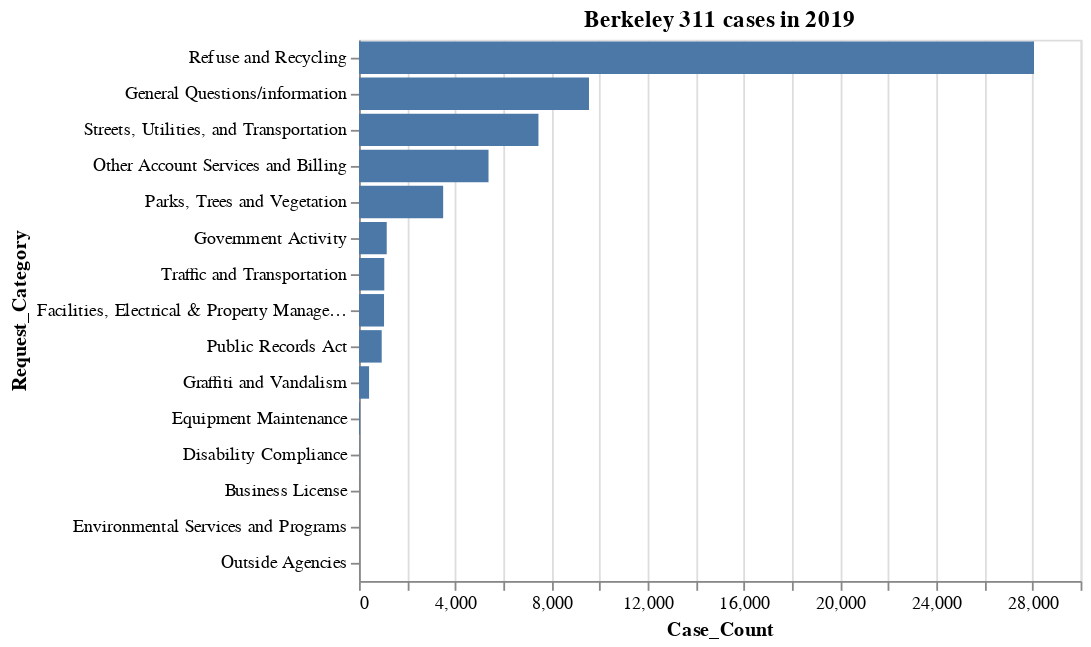

Notebook cell for this chart:
### Markdown cell above
Annoyingly, this doesn't sort the chart in descending order, which I prefer. This is the code to do, it's a little more complicated:

```python
alt.Chart(category_counts_2019).mark_bar().encode(
    x='Case_Count',
    y=alt.Y('Request_Category', sort='-x')
).properties(
    title='Berkeley 311 cases in 2019'
)
```

Basically, you have to create a custom Y encoding with the format: `alt.Y('column_name', sort='-x')`. `-x` means the inverse of the x-axis, in this case. This is not intuitive, I think — it's just something you'd have to look up in the documentation.

### Code cell
alt.Chart(category_counts_2019).mark_bar().encode(
    x='Case_Count',
    y=alt.Y('Request_Category', sort='-x')
).properties(
    title='Berkeley 311 cases in 2019'
)

### Figure 1 — Vega-Lite specification as saved in the notebook (floating-point values rounded to 4 significant figures)
{"config": {"view": {"continuousWidth": 400, "continuousHeight": 300}}, "data": {"name": "data-270c65ce761b25b7cfd0183c27bb3d98"}, "mark": "bar", "encoding": {"x": {"type": "quantitative", "field": "Case_Count"}, "y": {"type": "nominal", "field": "Request_Category", "sort": "-x"}}, "title": "Berkeley 311 cases in 2019", "$schema": "https://vega.github.io/schema/vega-lite/v4.8.1.json", "datasets": {"data-270c65ce761b25b7cfd0183c27bb3d98": [{"Request_Category": "Refuse and Recycling", "Case_Count": 28063}, {"Request_Category": "General Questions/information", "Case_Count": 9562}, {"Request_Category": "Streets, Utilities, and Transportation", "Case_Count": 7461}, {"Request_Category": "Other Account Services and Billing", "Case_Count": 5385}, {"Request_Category": "Parks, Trees and Vegetation", "Case_Count": 3499}, {"Request_Category": "Government Activity", "Case_Count": 1153}, {"Request_Category": "Traffic and Transportation", "Case_Count": 1051}, {"Request_Category": "Facilities, Electrical & Property Management", "Case_Count": 1041}, {"Request_Category": "Public Records Act", "Case_Count": 944}, {"Request_Category": "Graffiti and Vandalism", "Case_Count": 419}, {"Request_Category": "Equipment Maintenance", "Case_Count": 43}, {"Request_Category": "Disability Compliance", "Case_Count": 8}, {"Request_Category": "Business License", "Case_Count": 3}, {"Request_Category": "Environmental Services and Programs", "Case_Count": 1}, {"Request_Category": "Outside Agencies", "Case_Count": 1}]}}
